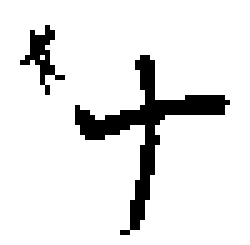
#> input picture image_processing_whr/page_4/c200.png, 50 x 49 px, found by its file name (shown 5 times larger)
$ jupyter execute --allow-errors unzip_test_skeleton.ipynb
#> lines starting #> are read from the running program, lines starting #| are printed output that depends on the picture; after the words box and inside, x2 and y2 are one past the last pixel; in counts of white or black regions, pixels touching at a corner belong together
[cell 1]
from google.colab import drive
drive.mount('/content/drive')

[cell 2]
dataset_dir = '/content/drive/MyDrive/samples_segmented_chars'

[cell 3]
import os

#> (the rest of this cell did not finish here and is left out)

[cell 4]
import tarfile

#> (the rest of this cell did not finish here and is left out)

[cell 5]
import os
import cv2
import numpy as np
from skimage.morphology import skeletonize
from skimage.util import invert
from PIL import Image
from tqdm import tqdm

# [15 lines left out: function skeletonize_image, not called in this run]


def process_dataset(input_root, output_root):
    for root, _, files in os.walk(input_root):
        for fname in files:
            if not fname.lower().endswith('.png'):
                continue
            in_path = os.path.join(root, fname)
            rel_path = os.path.relpath(in_path, input_root)
            out_path = os.path.join(output_root, rel_path)

            try:
                img = cv2.imread(in_path,cv2.IMREAD_GRAYSCALE)
                if img is None:
                  raise ValueError(f"Could not load image: {img_path}")
                img_gray = np.array(img)
                skeleton = preprocess_and_skeletonize(img_gray,apply_close=True)

                # Make sure output folder exists
                os.makedirs(os.path.dirname(out_path), exist_ok=True)

                # Save result
                Image.fromarray(skeleton).save(out_path)
            except Exception as e:
                print(f"Error processing {in_path}: {e}")

    print(f"All skeletonized images saved to: {output_root}")

[cell 6]
img_path = "/content/drive/MyDrive/samples_segmented_chars/p1_upload/RC04846/page_1/c199.png"
img = cv2.imread(img_path,cv2.IMREAD_GRAYSCALE)
#> (the rest of this cell did not finish here and is left out)

[cell 7]
input_dir = "/content/drive/MyDrive/samples_segmented_chars/p1_upload"
output_dir = "/content/drive/MyDrive/samples_segmented_chars/p1_upload_skeletonized_nb"
process_dataset(input_dir, output_dir)

[cell 8]
import cv2
import numpy as np
import matplotlib.pyplot as plt
from skimage.morphology import skeletonize
from skimage.util import invert
from PIL import Image
import cv2.ximgproc as xip

from skimage.morphology import medial_axis


def preprocess_and_skeletonize(img, apply_blur=False, apply_erosion=False, apply_close=False):
    img_proc = img.copy()

    # Optional: blur to reduce aliasing
    if apply_blur:
        img = cv2.GaussianBlur(img, (1,1), 0)

   # binary = (img == 0).astype(np.uint8)
    binary = (img == 0).astype(np.uint8)*255
    if apply_close:
        kernel = np.ones((2, 2), np.uint8)
        binary = cv2.morphologyEx(binary, cv2.MORPH_CLOSE, kernel, iterations=1)

    # Optional: erode thick strokes
    if apply_erosion:
        kernel = np.ones((2, 2), np.uint8)
        binary = cv2.erode(binary.astype(np.uint8), kernel, iterations=1)

    # Skeletonize
    #skeleton = skeletonize(binary).astype(np.uint8) * 255
    skeleton = xip.thinning(binary)
    return skeleton

[cell 9]
# === Load a sample image ===
img_path = "/content/drive/MyDrive/samples_segmented_chars/p1_upload/RC04844/page_1/c200.png"  # Replace with your image path
img_gray = cv2.imread(img_path, cv2.IMREAD_GRAYSCALE)
#> img_gray: shape (49, 50); 89.8% white; 2 black regions, box (x1, y1, x2, y2) and area: (15, 11, 46, 47) 208, (4, 5, 13, 19) 41
#img_gray = cv2.resize(img_gray, (128, 128), interpolation=cv2.INTER_NEAREST)  # Normalize
img_gray = np.array(img_gray)
binary = (img_gray == 0).astype(np.uint8)

plt.imshow(binary, cmap='gray')
plt.title("Binary Image")
plt.show()

[cell 10]
skeleton_orig   = preprocess_and_skeletonize(img_gray, apply_blur=False)
#> in preprocess_and_skeletonize, `skeleton = xip.thinning(binary)`:
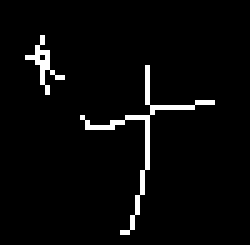
#> skeleton: shape (49, 50) (shown 5 times larger); 3.5% white in thin lines or dots, all inside (x1, y1, x2, y2) = (5, 7, 43, 47)
skeleton_blur   = preprocess_and_skeletonize(img_gray, apply_blur=True)
skeleton_erode  = preprocess_and_skeletonize(img_gray, apply_erosion=True)
#> call 3 of preprocess_and_skeletonize, with apply_blur = False, apply_erosion = True, apply_close = False
#> in preprocess_and_skeletonize (call 3), `binary = cv2.erode(binary.astype(np.uint8), kernel, iterations=1)`:
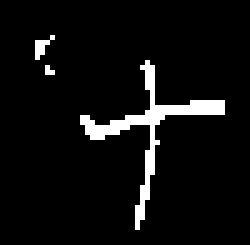
#> binary: shape (49, 50) (shown 5 times larger); 5.7% white in thin lines or dots, all inside (x1, y1, x2, y2) = (7, 7, 45, 46)
#> in preprocess_and_skeletonize (call 3), `skeleton = xip.thinning(binary)`:
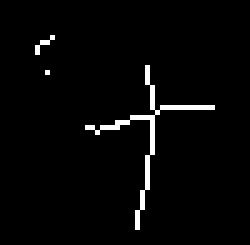
#> skeleton: shape (49, 50) (shown 5 times larger); 2.6% white in thin lines or dots, all inside (x1, y1, x2, y2) = (7, 7, 43, 46)
skeleton_close = preprocess_and_skeletonize(img_gray, apply_close=True)
#> call 4 of preprocess_and_skeletonize, with apply_blur = False, apply_erosion = False, apply_close = True
#> in preprocess_and_skeletonize (call 4), `binary = cv2.morphologyEx(binary, cv2.MORPH_CLOSE, kernel, iterations=1)`:
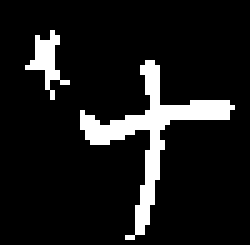
#> binary: shape (49, 50) (shown 5 times larger); 10.3% white; 2 white regions, box (x1, y1, x2, y2) and area: (16, 12, 47, 48) 208, (5, 6, 14, 20) 44
#> in preprocess_and_skeletonize (call 4), `skeleton = xip.thinning(binary)`:
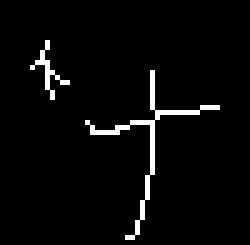
#> skeleton: shape (49, 50) (shown 5 times larger); 3.3% white in thin lines or dots, all inside (x1, y1, x2, y2) = (6, 8, 44, 48)
skeleton_close_erode = preprocess_and_skeletonize(img_gray, apply_erosion=True, apply_close=True)
#> in preprocess_and_skeletonize (call 5), `binary = cv2.erode(binary.astype(np.uint8), kernel, iterations=1)`:
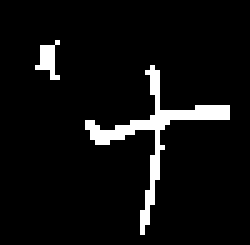
#> binary: shape (49, 50) (shown 5 times larger); 6% white in thin lines or dots, all inside (x1, y1, x2, y2) = (7, 8, 46, 47)
#> in preprocess_and_skeletonize (call 5), `skeleton = xip.thinning(binary)`:
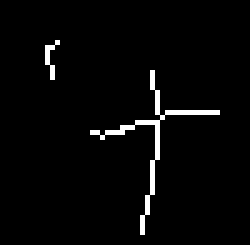
#> skeleton: shape (49, 50) (shown 5 times larger); 2.7% white in thin lines or dots, all inside (x1, y1, x2, y2) = (9, 8, 44, 47)

skeleton_blur_close_erode = preprocess_and_skeletonize(img_gray, apply_blur= True, apply_erosion=True, apply_close=True)

# --- Display side by side ---
fig, axs = plt.subplots(1, 7, figsize=(16, 4))
axs[0].imshow(img_gray, cmap='gray')
axs[0].set_title("Original")
axs[1].imshow(skeleton_orig, cmap='gray')
axs[1].set_title("No Preprocessing")
axs[2].imshow(skeleton_blur, cmap='gray')
axs[2].set_title("Gaussian Blur")
axs[3].imshow(skeleton_erode, cmap='gray')
axs[3].set_title("Erosion")
axs[4].imshow(skeleton_close, cmap='gray')
axs[4].set_title("Close")
axs[5].imshow(skeleton_close_erode, cmap='gray')
axs[5].set_title("Erosion Close")
axs[6].imshow(skeleton_blur_close_erode, cmap='gray')
axs[6].set_title("Blur Close Erosion")
plt.tight_layout()
plt.show()

$ run again, with image_processing_whr/page_4/c161.png copied over image_processing_whr/page_4/c200.png
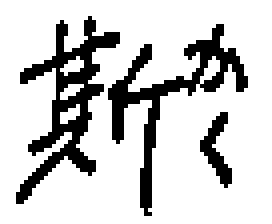
#> input picture image_processing_whr/page_4/c161.png, 68 x 56 px, found by its file name (shown 4 times larger)
#> img_gray: shape (56, 68); 80.2% white; black in thin lines or dots, all inside (x1, y1, x2, y2) = (4, 4, 62, 54)
#> skeleton: shape (56, 68); 6.8% white in thin lines or dots, all inside (x1, y1, x2, y2) = (5, 6, 61, 54)
#> skeleton: shape (56, 68); 6.2% white in thin lines or dots, all inside (x1, y1, x2, y2) = (6, 7, 61, 51)
#> skeleton: shape (56, 68); 6.9% white in thin lines or dots, all inside (x1, y1, x2, y2) = (6, 7, 62, 54)
#> in preprocess_and_skeletonize (call 5), `binary = cv2.erode(binary.astype(np.uint8), kernel, iterations=1)`:
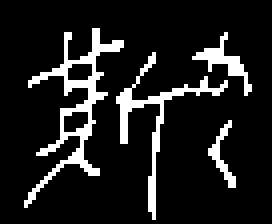
#> binary: shape (56, 68) (shown 4 times larger); 11.9% white in thin lines or dots, all inside (x1, y1, x2, y2) = (6, 7, 63, 55)
#> in preprocess_and_skeletonize (call 5), `skeleton = xip.thinning(binary)`:
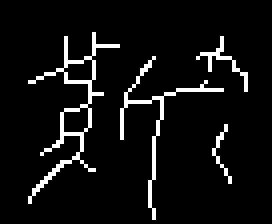
#> skeleton: shape (56, 68) (shown 4 times larger); 6.4% white in thin lines or dots, all inside (x1, y1, x2, y2) = (7, 8, 62, 55)
